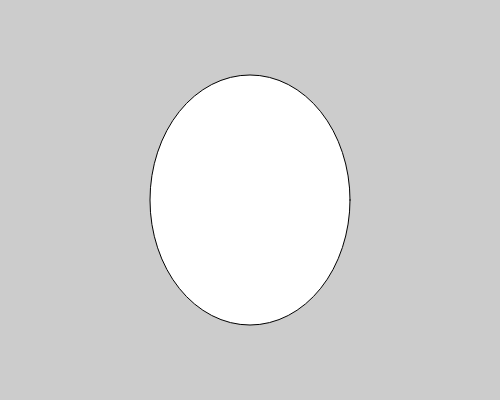
Frame 1 (no input)
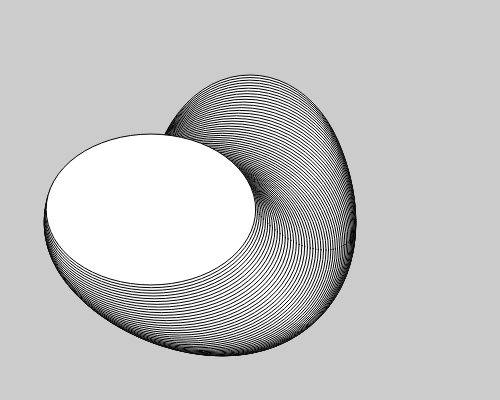
Frame 60 (no input)
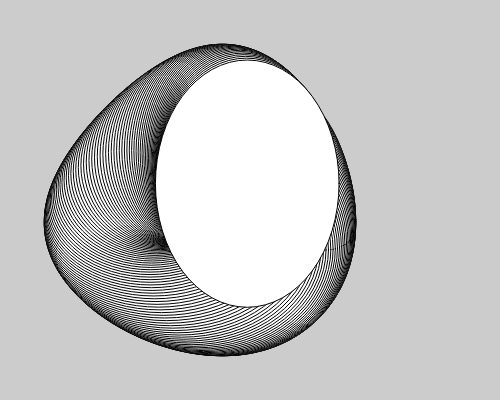
Frame 120 (the mouse pressed at the canvas centre since frame 60)

The p5.js sketch that drew these frames (run headless with seeded random() and noise() and a simulated clock; from frame 60 on, the mouse is pressed at the canvas centre):

// p5.js sketch
// ── sketch.js
var angle = 0.0;
var offset = 200; //position
var ypos = 200
var scalar = 50;  //# of circles
var speed = 0.05;

function setup() {
  createCanvas(500, 400);
  background(204);
}

function draw() {
  var x = offset + cos(angle) * scalar;
  var y = ypos + sin(angle) * scalar;
  ellipse(x, y, y, x);
  angle += speed;
}
